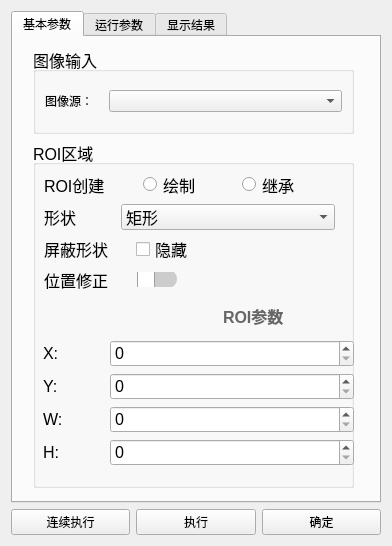
<?xml version="1.0" encoding="UTF-8"?>
<ui version="4.0">
 <class>LineParamsDialog</class>
 <widget class="QWidget" name="LineParamsDialog">
  <property name="geometry">
   <rect>
    <x>0</x>
    <y>0</y>
    <width>392</width>
    <height>546</height>
   </rect>
  </property>
  <property name="windowTitle">
   <string>Form</string>
  </property>
  <layout class="QVBoxLayout" name="verticalLayout_5">
   <item>
    <layout class="QVBoxLayout" name="verticalLayout_3">
     <item>
      <widget class="QTabWidget" name="tabWidget">
       <property name="styleSheet">
        <string notr="true">QPushButton {
    background-color: transparent;
    border: none;
    color: #666666; /* 对应图中的浅灰色 */
    font-weight: bold;
    text-align: left;
}</string>
       </property>
       <property name="currentIndex">
        <number>0</number>
       </property>
       <widget class="QWidget" name="tab">
        <attribute name="title">
         <string>基本参数</string>
        </attribute>
        <widget class="QWidget" name="layoutWidget">
         <property name="geometry">
          <rect>
           <x>20</x>
           <y>10</y>
           <width>321</width>
           <height>441</height>
          </rect>
         </property>
         <layout class="QVBoxLayout" name="verticalLayout_4" stretch="2,8">
          <item>
           <widget class="QGroupBox" name="groupBox">
            <property name="font">
             <font>
              <pointsize>12</pointsize>
             </font>
            </property>
            <property name="title">
             <string>图像输入</string>
            </property>
            <layout class="QVBoxLayout" name="verticalLayout_7">
             <item>
              <layout class="QHBoxLayout" name="horizontalLayout_2" stretch="2,8">
               <item>
                <widget class="QLabel" name="label">
                 <property name="font">
                  <font>
                   <pointsize>9</pointsize>
                  </font>
                 </property>
                 <property name="text">
                  <string>图像源：</string>
                 </property>
                </widget>
               </item>
               <item>
                <widget class="QComboBox" name="input_source">
                 <property name="font">
                  <font>
                   <pointsize>9</pointsize>
                  </font>
                 </property>
                 <property name="currentText">
                  <string/>
                 </property>
                 <property name="placeholderText">
                  <string>0 图像源1.图像</string>
                 </property>
                </widget>
               </item>
              </layout>
             </item>
            </layout>
           </widget>
          </item>
          <item>
           <widget class="QGroupBox" name="groupBox_2">
            <property name="font">
             <font>
              <pointsize>12</pointsize>
             </font>
            </property>
            <property name="title">
             <string>ROI区域</string>
            </property>
            <widget class="QPushButton" name="btn_roi_toggle">
             <property name="geometry">
              <rect>
               <x>190</x>
               <y>160</y>
               <width>111</width>
               <height>31</height>
              </rect>
             </property>
             <property name="font">
              <font>
               <pointsize>12</pointsize>
               <bold>true</bold>
              </font>
             </property>
             <property name="styleSheet">
              <string notr="true">QPushButton {
    background-color: transparent;
    border: none;
    color: #666666; /* 对应图中的浅灰色 */
    font-weight: bold;
    text-align: left;
}</string>
             </property>
             <property name="text">
              <string>ROI参数</string>
             </property>
             <property name="flat">
              <bool>true</bool>
             </property>
            </widget>
            <widget class="QWidget" name="roi_params_widget" native="true">
             <property name="geometry">
              <rect>
               <x>10</x>
               <y>190</y>
               <width>311</width>
               <height>146</height>
              </rect>
             </property>
             <layout class="QVBoxLayout" name="verticalLayout_6">
              <item>
               <layout class="QVBoxLayout" name="verticalLayout_2">
                <item>
                 <layout class="QHBoxLayout" name="horizontalLayout_5" stretch="2,8">
                  <item>
                   <widget class="QLabel" name="label_x">
                    <property name="font">
                     <font>
                      <pointsize>12</pointsize>
                     </font>
                    </property>
                    <property name="text">
                     <string>X:</string>
                    </property>
                   </widget>
                  </item>
                  <item>
                   <widget class="QSpinBox" name="spin_roi_x">
                    <property name="font">
                     <font>
                      <pointsize>12</pointsize>
                     </font>
                    </property>
                    <property name="maximum">
                     <number>10000</number>
                    </property>
                   </widget>
                  </item>
                 </layout>
                </item>
                <item>
                 <layout class="QHBoxLayout" name="horizontalLayout_6" stretch="2,8">
                  <item>
                   <widget class="QLabel" name="label_y">
                    <property name="font">
                     <font>
                      <pointsize>12</pointsize>
                     </font>
                    </property>
                    <property name="text">
                     <string>Y:</string>
                    </property>
                   </widget>
                  </item>
                  <item>
                   <widget class="QSpinBox" name="spin_roi_y">
                    <property name="font">
                     <font>
                      <pointsize>12</pointsize>
                     </font>
                    </property>
                    <property name="maximum">
                     <number>10000</number>
                    </property>
                   </widget>
                  </item>
                 </layout>
                </item>
                <item>
                 <layout class="QHBoxLayout" name="horizontalLayout_7" stretch="2,8">
                  <item>
                   <widget class="QLabel" name="label_w">
                    <property name="font">
                     <font>
                      <pointsize>12</pointsize>
                     </font>
                    </property>
                    <property name="text">
                     <string>W:</string>
                    </property>
                   </widget>
                  </item>
                  <item>
                   <widget class="QSpinBox" name="spin_roi_w">
                    <property name="font">
                     <font>
                      <pointsize>12</pointsize>
                     </font>
                    </property>
                    <property name="maximum">
                     <number>10000</number>
                    </property>
                   </widget>
                  </item>
                 </layout>
                </item>
                <item>
                 <layout class="QHBoxLayout" name="horizontalLayout_8" stretch="2,8">
                  <item>
                   <widget class="QLabel" name="label_h">
                    <property name="font">
                     <font>
                      <pointsize>12</pointsize>
                     </font>
                    </property>
                    <property name="text">
                     <string>H:</string>
                    </property>
                   </widget>
                  </item>
                  <item>
                   <widget class="QSpinBox" name="spin_roi_h">
                    <property name="font">
                     <font>
                      <pointsize>12</pointsize>
                     </font>
                    </property>
                    <property name="maximum">
                     <number>10000</number>
                    </property>
                   </widget>
                  </item>
                 </layout>
                </item>
               </layout>
              </item>
             </layout>
            </widget>
            <widget class="QWidget" name="layoutWidget">
             <property name="geometry">
              <rect>
               <x>11</x>
               <y>31</y>
               <width>291</width>
               <height>121</height>
              </rect>
             </property>
             <layout class="QVBoxLayout" name="verticalLayout">
              <item>
               <layout class="QHBoxLayout" name="horizontalLayout">
                <item>
                 <widget class="QLabel" name="label_2">
                  <property name="font">
                   <font>
                    <pointsize>12</pointsize>
                   </font>
                  </property>
                  <property name="text">
                   <string>ROI创建</string>
                  </property>
                 </widget>
                </item>
                <item>
                 <widget class="QRadioButton" name="roi_draw">
                  <property name="font">
                   <font>
                    <pointsize>12</pointsize>
                   </font>
                  </property>
                  <property name="text">
                   <string>绘制</string>
                  </property>
                 </widget>
                </item>
                <item>
                 <widget class="QRadioButton" name="roi_inherit">
                  <property name="font">
                   <font>
                    <pointsize>12</pointsize>
                   </font>
                  </property>
                  <property name="text">
                   <string>继承</string>
                  </property>
                 </widget>
                </item>
               </layout>
              </item>
              <item>
               <layout class="QHBoxLayout" name="horizontalLayout_3" stretch="1,3">
                <item>
                 <widget class="QLabel" name="label_3">
                  <property name="font">
                   <font>
                    <pointsize>12</pointsize>
                   </font>
                  </property>
                  <property name="text">
                   <string>形状</string>
                  </property>
                 </widget>
                </item>
                <item>
                 <widget class="QComboBox" name="comboBox">
                  <property name="font">
                   <font>
                    <pointsize>12</pointsize>
                   </font>
                  </property>
                  <item>
                   <property name="text">
                    <string>矩形</string>
                   </property>
                  </item>
                  <item>
                   <property name="text">
                    <string>圆</string>
                   </property>
                  </item>
                  <item>
                   <property name="text">
                    <string>框选矩形</string>
                   </property>
                  </item>
                 </widget>
                </item>
               </layout>
              </item>
              <item>
               <layout class="QHBoxLayout" name="horizontalLayout_10" stretch="3,7">
                <item>
                 <widget class="QLabel" name="label_4">
                  <property name="font">
                   <font>
                    <pointsize>12</pointsize>
                   </font>
                  </property>
                  <property name="text">
                   <string>屏蔽形状</string>
                  </property>
                 </widget>
                </item>
                <item>
                 <widget class="QCheckBox" name="cb_hide_roi">
                  <property name="text">
                   <string>隐藏</string>
                  </property>
                 </widget>
                </item>
               </layout>
              </item>
              <item>
               <layout class="QHBoxLayout" name="horizontalLayout_4" stretch="1,1,2">
                <item>
                 <widget class="QLabel" name="label_5">
                  <property name="font">
                   <font>
                    <pointsize>12</pointsize>
                   </font>
                  </property>
                  <property name="text">
                   <string>位置修正</string>
                  </property>
                 </widget>
                </item>
                <item>
                 <widget class="QSlider" name="pos_correction_slider">
                  <property name="styleSheet">
                   <string notr="true">QSlider::groove:horizontal {
            border: none;
            background: #cccccc;
            height: 18px;
            border-radius: 9px;
            margin: 0px 0px 0px 0px;
            min-width: 40px;
        }
        QSlider::handle:horizontal {
            background: #ffffff;
            border: 1px solid #a0a0a0;
            width: 16px;
            height: 16px;
            margin: -8px 0px; 
            border-radius: 8px;
        }
        QSlider::sub-page:horizontal {
            background: #e67e22;
            border-radius: 9px;
        }</string>
                  </property>
                  <property name="maximum">
                   <number>1</number>
                  </property>
                  <property name="pageStep">
                   <number>1</number>
                  </property>
                  <property name="orientation">
                   <enum>Qt::Horizontal</enum>
                  </property>
                 </widget>
                </item>
                <item>
                 <spacer name="horizontalSpacer">
                  <property name="orientation">
                   <enum>Qt::Horizontal</enum>
                  </property>
                  <property name="sizeHint" stdset="0">
                   <size>
                    <width>40</width>
                    <height>20</height>
                   </size>
                  </property>
                 </spacer>
                </item>
               </layout>
              </item>
             </layout>
            </widget>
           </widget>
          </item>
         </layout>
        </widget>
       </widget>
       <widget class="QWidget" name="tab_2">
        <attribute name="title">
         <string>运行参数</string>
        </attribute>
       </widget>
       <widget class="QWidget" name="tab_3">
        <attribute name="title">
         <string>显示结果</string>
        </attribute>
       </widget>
      </widget>
     </item>
     <item>
      <layout class="QHBoxLayout" name="horizontalLayout_9">
       <item>
        <widget class="QPushButton" name="btn_cont">
         <property name="text">
          <string>连续执行</string>
         </property>
        </widget>
       </item>
       <item>
        <widget class="QPushButton" name="btn_run">
         <property name="text">
          <string>执行</string>
         </property>
        </widget>
       </item>
       <item>
        <widget class="QPushButton" name="btn_ok">
         <property name="text">
          <string>确定</string>
         </property>
        </widget>
       </item>
      </layout>
     </item>
    </layout>
   </item>
  </layout>
 </widget>
 <resources/>
 <connections/>
</ui>
